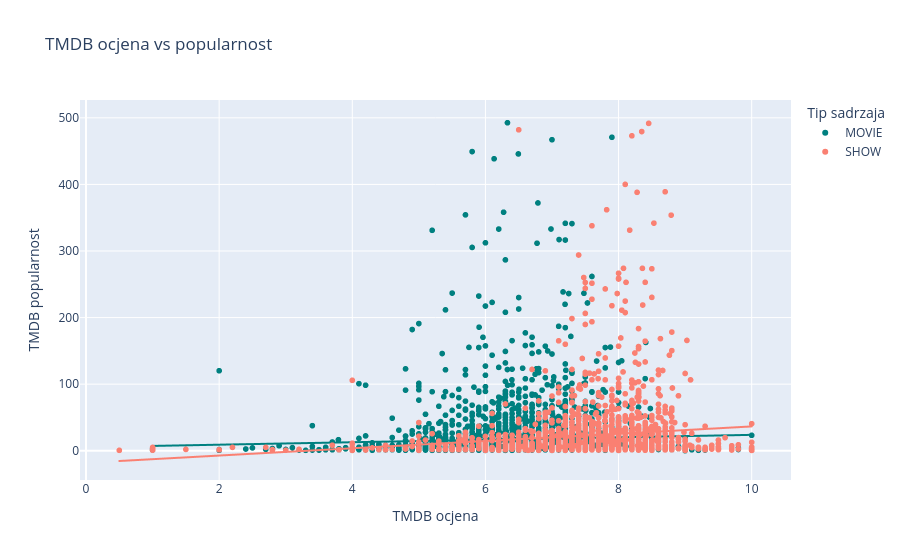

Write notebook code for a chart like this one.
### Markdown cell above
## Odnos ocjena i popularnosti

Prikazat cu da li bolji TMDB score garantuje vecu popularnost.

### Code cell
df_scatter = df[(df["tmdb_score"]>0) & (df["tmdb_popularity"]<500)]

fig7 = px.scatter(
    df_scatter,
    x="tmdb_score",
    y="tmdb_popularity",
    color="type",
    hover_name="title",
    title="TMDB ocjena vs popularnost",
    labels ={
        "tmdb_score":"TMDB ocjena",
        "tmdb_popularity":"TMDB popularnost",
        "type":"Tip sadrzaja"
    },
    trendline="ols",
    color_discrete_sequence=["teal","salmon"]
)
fig7.show()

### Figure 1 — Plotly figure (JSON) as saved in the notebook; plotly's stock layout.template omitted (floating-point values rounded to 4 significant figures; data arrays with more than 128 entries replaced by an {"elided": "..."} marker saying what was removed)
{"data": [{"hovertemplate": "<b>%{hovertext}</b><br><br>Tip sadrzaja=MOVIE<br>TMDB ocjena=%{x}<br>TMDB popularnost=%{y}<extra></extra>", "hovertext": {"elided": "3536 str values"}, "legendgroup": "MOVIE", "marker": {"color": "teal", "symbol": "circle"}, "mode": "markers", "name": "MOVIE", "showlegend": true, "type": "scattergl", "x": {"elided": "3536 float values"}, "xaxis": "x", "y": {"elided": "3536 float values"}, "yaxis": "y"}, {"hovertemplate": "<b>OLS trendline</b><br>tmdb_popularity = 1.84322 * tmdb_score + 5.40945<br>R<sup>2</sup>=0.002540<br><br>Tip sadrzaja=MOVIE<br>TMDB ocjena=%{x}<br>TMDB popularnost=%{y} <b>(trend)</b><extra></extra>", "legendgroup": "MOVIE", "marker": {"color": "teal", "symbol": "circle"}, "mode": "lines", "name": "MOVIE", "showlegend": false, "type": "scattergl", "x": {"elided": "3536 float values"}, "xaxis": "x", "y": {"elided": "3536 float values"}, "yaxis": "y"}, {"hovertemplate": "<b>%{hovertext}</b><br><br>Tip sadrzaja=SHOW<br>TMDB ocjena=%{x}<br>TMDB popularnost=%{y}<extra></extra>", "hovertext": {"elided": "1979 str values"}, "legendgroup": "SHOW", "marker": {"color": "salmon", "symbol": "circle"}, "mode": "markers", "name": "SHOW", "showlegend": true, "type": "scattergl", "x": {"elided": "1979 float values"}, "xaxis": "x", "y": {"elided": "1979 float values"}, "yaxis": "y"}, {"hovertemplate": "<b>OLS trendline</b><br>tmdb_popularity = 5.46317 * tmdb_score + -18.1273<br>R<sup>2</sup>=0.016783<br><br>Tip sadrzaja=SHOW<br>TMDB ocjena=%{x}<br>TMDB popularnost=%{y} <b>(trend)</b><extra></extra>", "legendgroup": "SHOW", "marker": {"color": "salmon", "symbol": "circle"}, "mode": "lines", "name": "SHOW", "showlegend": false, "type": "scattergl", "x": {"elided": "1979 float values"}, "xaxis": "x", "y": {"elided": "1979 float values"}, "yaxis": "y"}], "layout": {"legend": {"title": {"text": "Tip sadrzaja"}, "tracegroupgap": 0}, "title": {"text": "TMDB ocjena vs popularnost"}, "xaxis": {"anchor": "y", "domain": [0, 1], "title": {"text": "TMDB ocjena"}}, "yaxis": {"anchor": "x", "domain": [0, 1], "title": {"text": "TMDB popularnost"}}}}
